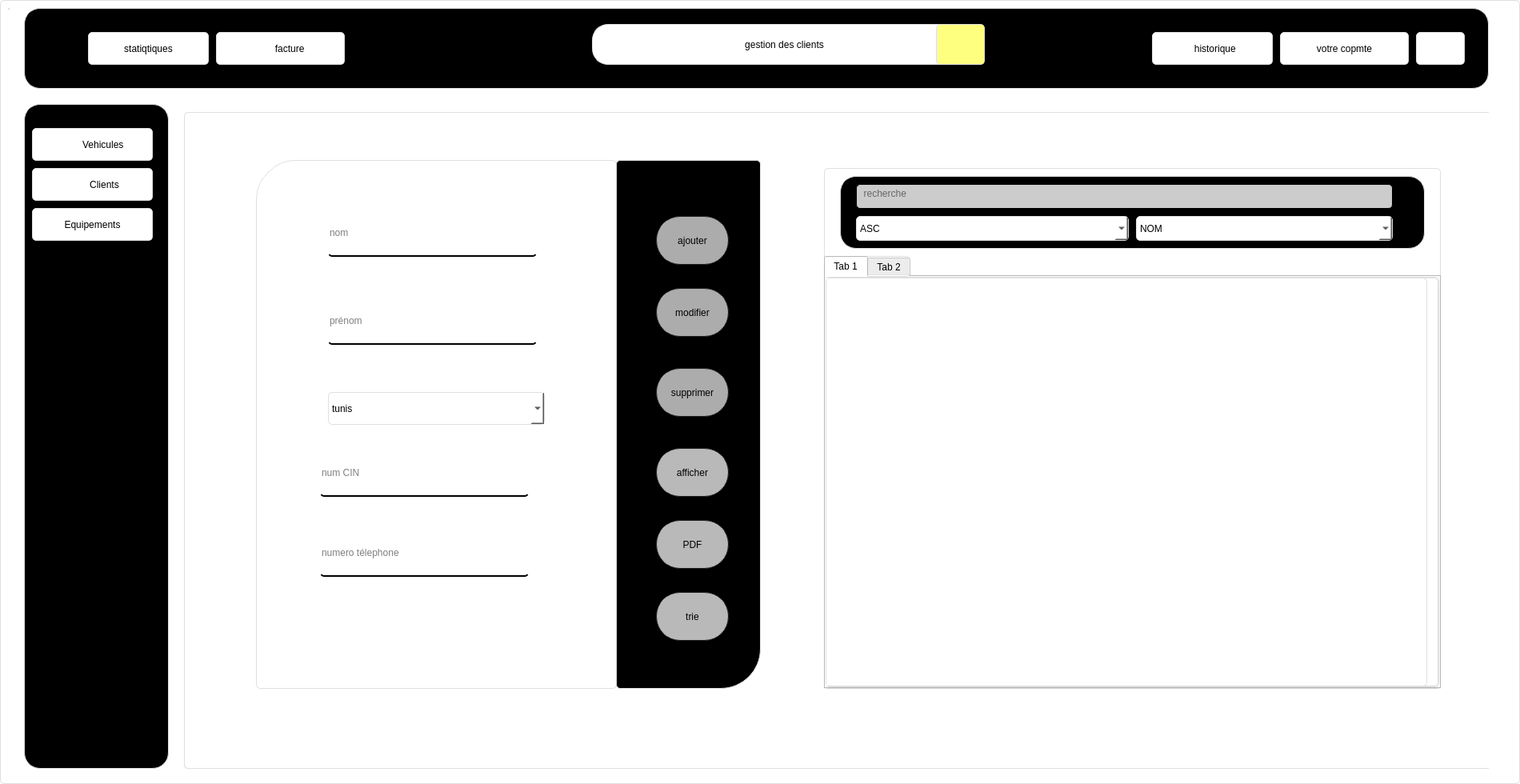
<?xml version="1.0" encoding="UTF-8"?>
<ui version="4.0">
 <class>client</class>
 <widget class="QDialog" name="client">
  <property name="geometry">
   <rect>
    <x>0</x>
    <y>0</y>
    <width>1900</width>
    <height>980</height>
   </rect>
  </property>
  <property name="windowTitle">
   <string>Dialog</string>
  </property>
  <property name="styleSheet">
   <string notr="true">
	
	
QWidget {	
	border:1px solid #dfdfdf;
	border-radius: 5px;
	background-color: #ffffff;
}

QPushButton{
	
	border-raduis:5px
}
QPushButton:pressed{
	
	
	background-color: rgb(185, 185, 185);
}
#side_menu{
	border-radius: 20px;
	/*background-color: #071e26;*/
	color: rgb(0, 0, 0);
}
#side_menu_2{
	border-radius: 20px;
	/*background-color: #071e26;*/
	background-color:rgb(0,0,0);
}

#top_widget{

	/*background-color: #071e26;*/
background-color:rgb(0,0,0);
}
#widget_2 #widget{
	border-radius: 20px;
	background-color: rgb(0,0,0);
}

#form{
	
	
	background-color: rgb(255,255,255);
border-top-left-radius: 50px;
}

#widget_2 QLineEdit{
font: 11pt &quot;MS Shell Dlg 2&quot;;
background-color:rgba(0,0,0,0);
border:none;
border-bottom:2px solid rgb(0,0,0);
padding-bottom:7px

}
#widget_2{
	
	/* background-color: QLinearGradient( x1: 0, y1: 0, x2: 0, y2: 1, stop: 0 #ffa02f, stop: 1 #d7801a);*/
	/*background-color: QLinearGradient( x1: 0, y1: 0, x2: 0, y2: 1, stop: 0 #4d4d4d, stop: 0.1 #646464, stop: 1 #5d5d5d);*/
    /*background: QLinearGradient( x1: 0, y1: 0, x2: 1, y2: 0, stop: 0 #ffa02f, stop: 1 #d7801a);*/
/*background-color: linear-gradient(135.9deg, rgb(109, 25, 252) 16.4%, rgb(125, 31, 165) 56.1%);
background: QLinearGradient( x1: 0, y1: 0, x2: 1, y2: 0, stop: 0 #6d19fc, stop: 1 #7d1fa5);*/
	background-color:QLinearGradient( x1: 0, y1: 0, x2: 0, y2: 1, stop: 0 #4aafdb, stop: 1 #090763);
}

#widget_2 #ajouter{
    color:rgb(0, 0, 0);
   
	background-color: rgb(172, 172, 172);
    border-width: 1px;
    border-color: #1e1e1e;
    border-style: solid;
    border-radius: 30px;
    padding: 3px;
    font-size: 12px;
    padding-left: 5px;
    padding-right: 5px;	
}

#widget_2 #modifier{
    color:rgb(0, 0, 0);
   
	background-color: rgb(172, 172, 172);
    border-width: 1px;
    border-color: #1e1e1e;
    border-style: solid;
    border-radius: 30px;
    padding: 3px;
    font-size: 12px;
    padding-left: 5px;
    padding-right: 5px;	
}

#widget_2 #supprimer{
    color:rgb(0, 0, 0);
   
	background-color: rgb(172, 172, 172);
    border-width: 1px;
    border-color: #1e1e1e;
    border-style: solid;
    border-radius: 30px;
    padding: 3px;
    font-size: 12px;
    padding-left: 5px;
    padding-right: 5px;	
}

#options{
/*background-color: #071e26;*/
background-color: rgb(0, 0, 0);
border-bottom-right-radius: 50px;

}
#widget_2 #recherche_2{
	
	background-color: rgb(204, 204, 204);
	border:1px solid rgb(0,0,0);
}
#widget_2 #recherche_3{
	
	background-color: rgb(204, 204, 204);
	border:1px solid rgb(0,0,0);
}
#widget_2 #recherche_4{
	
	background-color: rgb(204, 204, 204);
	border:1px solid rgb(0,0,0);
}


/*#widget_2 #ajouter{
 color: #b1b1b1;
    background-color:rgb(163, 163, 163)
    border-width: 1px;
    border-color: #1e1e1e;
    border-style: solid;
    border-radius: 30px;
    padding: 3px;
    font-size: 12px;
    padding-left: 5px;
    padding-right: 5px;
}


#modifier{
 color: #b1b1b1;
    background-color: #565656;
    border-width: 1px;
    border-color: #1e1e1e;
    border-style: solid;
    border-radius: 30px;
    padding: 3px;
    font-size: 12px;
    padding-left: 5px;
    padding-right: 5px;
}

#supprimer{
 color: #b1b1b1;
    background-color: QLinearGradient( x1: 0, y1: 0, x2: 0, y2: 1, stop: 0 #565656, stop: 0.1 #525252, stop: 0.5 #4e4e4e, stop: 0.9 #4a4a4a, stop: 1 #464646);
    border-width: 1px;
    border-color: #1e1e1e;
    border-style: solid;
    border-radius: 30px;
    padding: 3px;
    font-size: 12px;
    padding-left: 5px;
    padding-right: 5px;
}

#ajouter:pressed
{
    background-color: QLinearGradient( x1: 0, y1: 0, x2: 0, y2: 1, stop: 0 #2d2d2d, stop: 0.1 #2b2b2b, stop: 0.5 #292929, stop: 0.9 #282828, stop: 1 #252525);
}

#modifier:pressed
{
    background-color: QLinearGradient( x1: 0, y1: 0, x2: 0, y2: 1, stop: 0 #2d2d2d, stop: 0.1 #2b2b2b, stop: 0.5 #292929, stop: 0.9 #282828, stop: 1 #252525);
}

#supprimer:pressed
{
    background-color: QLinearGradient( x1: 0, y1: 0, x2: 0, y2: 1, stop: 0 #2d2d2d, stop: 0.1 #2b2b2b, stop: 0.5 #292929, stop: 0.9 #282828, stop: 1 #252525);
}*/
#pdf_3{
background-color: #071e26;
border:0px ;
}

#stat_2{
	
	background-color: #071e26;
border:0px ;
}

#widget QLineEdit{
background-color: rgb(204, 204, 204);
	border:1px solid rgb(0,0,0);
	
}</string>
  </property>
  <widget class="QWidget" name="widget_2" native="true">
   <property name="geometry">
    <rect>
     <x>230</x>
     <y>140</y>
     <width>1631</width>
     <height>821</height>
    </rect>
   </property>
   <widget class="QLabel" name="form">
    <property name="geometry">
     <rect>
      <x>90</x>
      <y>60</y>
      <width>451</width>
      <height>661</height>
     </rect>
    </property>
    <property name="styleSheet">
     <string notr="true"/>
    </property>
    <property name="text">
     <string/>
    </property>
   </widget>
   <widget class="QLineEdit" name="lineEdit_3">
    <property name="geometry">
     <rect>
      <x>180</x>
      <y>130</y>
      <width>261</width>
      <height>51</height>
     </rect>
    </property>
    <property name="text">
     <string/>
    </property>
    <property name="placeholderText">
     <string>nom </string>
    </property>
   </widget>
   <widget class="QLineEdit" name="lineEdit_6">
    <property name="geometry">
     <rect>
      <x>180</x>
      <y>240</y>
      <width>261</width>
      <height>51</height>
     </rect>
    </property>
    <property name="text">
     <string/>
    </property>
    <property name="placeholderText">
     <string>prénom</string>
    </property>
   </widget>
   <widget class="QLineEdit" name="lineEdit_8">
    <property name="geometry">
     <rect>
      <x>170</x>
      <y>430</y>
      <width>261</width>
      <height>51</height>
     </rect>
    </property>
    <property name="text">
     <string/>
    </property>
    <property name="placeholderText">
     <string>num CIN</string>
    </property>
   </widget>
   <widget class="QLabel" name="options">
    <property name="geometry">
     <rect>
      <x>540</x>
      <y>60</y>
      <width>181</width>
      <height>661</height>
     </rect>
    </property>
    <property name="text">
     <string/>
    </property>
   </widget>
   <widget class="QPushButton" name="supprimer">
    <property name="geometry">
     <rect>
      <x>590</x>
      <y>320</y>
      <width>91</width>
      <height>61</height>
     </rect>
    </property>
    <property name="text">
     <string>supprimer</string>
    </property>
   </widget>
   <widget class="QPushButton" name="modifier">
    <property name="geometry">
     <rect>
      <x>590</x>
      <y>220</y>
      <width>91</width>
      <height>61</height>
     </rect>
    </property>
    <property name="text">
     <string>modifier</string>
    </property>
   </widget>
   <widget class="QPushButton" name="ajouter">
    <property name="geometry">
     <rect>
      <x>590</x>
      <y>130</y>
      <width>91</width>
      <height>61</height>
     </rect>
    </property>
    <property name="text">
     <string>ajouter</string>
    </property>
    <property name="autoRepeatDelay">
     <number>300</number>
    </property>
   </widget>
   <widget class="QTableView" name="tableView">
    <property name="geometry">
     <rect>
      <x>800</x>
      <y>70</y>
      <width>771</width>
      <height>651</height>
     </rect>
    </property>
    <property name="styleSheet">
     <string notr="true">border-raduis:5px;</string>
    </property>
   </widget>
   <widget class="QWidget" name="widget" native="true">
    <property name="geometry">
     <rect>
      <x>820</x>
      <y>80</y>
      <width>731</width>
      <height>91</height>
     </rect>
    </property>
    <widget class="QLineEdit" name="recherche_2">
     <property name="geometry">
      <rect>
       <x>20</x>
       <y>10</y>
       <width>671</width>
       <height>31</height>
      </rect>
     </property>
     <property name="placeholderText">
      <string>  recherche</string>
     </property>
    </widget>
    <widget class="QComboBox" name="comboBox_5">
     <property name="geometry">
      <rect>
       <x>20</x>
       <y>50</y>
       <width>341</width>
       <height>31</height>
      </rect>
     </property>
     <item>
      <property name="text">
       <string>ASC</string>
      </property>
     </item>
     <item>
      <property name="text">
       <string>DESC</string>
      </property>
     </item>
    </widget>
    <widget class="QComboBox" name="comboBox_4">
     <property name="geometry">
      <rect>
       <x>370</x>
       <y>50</y>
       <width>321</width>
       <height>31</height>
      </rect>
     </property>
     <item>
      <property name="text">
       <string>NOM</string>
      </property>
     </item>
     <item>
      <property name="text">
       <string>PRENOM</string>
      </property>
     </item>
     <item>
      <property name="text">
       <string>CIN</string>
      </property>
     </item>
    </widget>
   </widget>
   <widget class="QLineEdit" name="lineEdit_7">
    <property name="geometry">
     <rect>
      <x>170</x>
      <y>530</y>
      <width>261</width>
      <height>51</height>
     </rect>
    </property>
    <property name="text">
     <string/>
    </property>
    <property name="placeholderText">
     <string>numero télephone</string>
    </property>
   </widget>
   <widget class="QTabWidget" name="tabWidget">
    <property name="geometry">
     <rect>
      <x>800</x>
      <y>180</y>
      <width>771</width>
      <height>541</height>
     </rect>
    </property>
    <property name="currentIndex">
     <number>0</number>
    </property>
    <widget class="QWidget" name="tab">
     <attribute name="title">
      <string>Tab 1</string>
     </attribute>
     <widget class="QTableView" name="tab_client">
      <property name="geometry">
       <rect>
        <x>-10</x>
        <y>0</y>
        <width>761</width>
        <height>511</height>
       </rect>
      </property>
     </widget>
    </widget>
    <widget class="QWidget" name="tab_2">
     <attribute name="title">
      <string>Tab 2</string>
     </attribute>
     <widget class="QLineEdit" name="id_sup">
      <property name="geometry">
       <rect>
        <x>160</x>
        <y>60</y>
        <width>113</width>
        <height>22</height>
       </rect>
      </property>
     </widget>
     <widget class="QLabel" name="label_2">
      <property name="geometry">
       <rect>
        <x>30</x>
        <y>55</y>
        <width>101</width>
        <height>21</height>
       </rect>
      </property>
      <property name="text">
       <string>saisir cin</string>
      </property>
     </widget>
     <widget class="QLabel" name="label_3">
      <property name="geometry">
       <rect>
        <x>30</x>
        <y>105</y>
        <width>101</width>
        <height>21</height>
       </rect>
      </property>
      <property name="text">
       <string>PDF</string>
      </property>
     </widget>
     <widget class="QLineEdit" name="lineEdit_33">
      <property name="geometry">
       <rect>
        <x>160</x>
        <y>110</y>
        <width>113</width>
        <height>22</height>
       </rect>
      </property>
     </widget>
    </widget>
   </widget>
   <widget class="QPushButton" name="supprimer_2">
    <property name="geometry">
     <rect>
      <x>590</x>
      <y>420</y>
      <width>91</width>
      <height>61</height>
     </rect>
    </property>
    <property name="styleSheet">
     <string notr="true">color: rgb(0,0,0);
    background-color: rgb(185, 185, 185);
    border-width: 1px;
    border-color: #1e1e1e;
    border-style: solid;
    border-radius: 30px;
    padding: 3px;
    font-size: 12px;
    padding-left: 5px;
    padding-right: 5px;</string>
    </property>
    <property name="text">
     <string>afficher</string>
    </property>
   </widget>
   <widget class="QPushButton" name="imp">
    <property name="geometry">
     <rect>
      <x>590</x>
      <y>510</y>
      <width>91</width>
      <height>61</height>
     </rect>
    </property>
    <property name="styleSheet">
     <string notr="true">color: rgb(0,0,0);
    background-color: rgb(185, 185, 185);
    border-width: 1px;
    border-color: #1e1e1e;
    border-style: solid;
    border-radius: 30px;
    padding: 3px;
    font-size: 12px;
    padding-left: 5px;
    padding-right: 5px;</string>
    </property>
    <property name="text">
     <string>PDF</string>
    </property>
   </widget>
   <widget class="QPushButton" name="imp_2">
    <property name="geometry">
     <rect>
      <x>590</x>
      <y>600</y>
      <width>91</width>
      <height>61</height>
     </rect>
    </property>
    <property name="styleSheet">
     <string notr="true">color: rgb(0,0,0);
    background-color: rgb(185, 185, 185);
    border-width: 1px;
    border-color: #1e1e1e;
    border-style: solid;
    border-radius: 30px;
    padding: 3px;
    font-size: 12px;
    padding-left: 5px;
    padding-right: 5px;</string>
    </property>
    <property name="text">
     <string>trie</string>
    </property>
   </widget>
   <widget class="QComboBox" name="lineEdit_5">
    <property name="geometry">
     <rect>
      <x>180</x>
      <y>350</y>
      <width>271</width>
      <height>41</height>
     </rect>
    </property>
    <item>
     <property name="text">
      <string>tunis</string>
     </property>
    </item>
    <item>
     <property name="text">
      <string>Autre</string>
     </property>
    </item>
    <item>
     <property name="text">
      <string>Ben arouse</string>
     </property>
    </item>
    <item>
     <property name="text">
      <string>Manouba</string>
     </property>
    </item>
    <item>
     <property name="text">
      <string>Ariana</string>
     </property>
    </item>
   </widget>
   <widget class="QLabel" name="label">
    <property name="geometry">
     <rect>
      <x>0</x>
      <y>0</y>
      <width>1671</width>
      <height>821</height>
     </rect>
    </property>
    <property name="text">
     <string/>
    </property>
    <property name="pixmap">
     <pixmap resource="style.qrc">:/new/prefix1/icons/blue2.png</pixmap>
    </property>
   </widget>
   <zorder>label</zorder>
   <zorder>form</zorder>
   <zorder>lineEdit_3</zorder>
   <zorder>lineEdit_6</zorder>
   <zorder>lineEdit_8</zorder>
   <zorder>options</zorder>
   <zorder>supprimer</zorder>
   <zorder>modifier</zorder>
   <zorder>ajouter</zorder>
   <zorder>tableView</zorder>
   <zorder>widget</zorder>
   <zorder>lineEdit_7</zorder>
   <zorder>tabWidget</zorder>
   <zorder>supprimer_2</zorder>
   <zorder>imp</zorder>
   <zorder>imp_2</zorder>
   <zorder>lineEdit_5</zorder>
  </widget>
  <widget class="QWidget" name="layoutWidget">
   <property name="geometry">
    <rect>
     <x>10</x>
     <y>10</y>
     <width>2</width>
     <height>2</height>
    </rect>
   </property>
   <layout class="QGridLayout" name="gridLayout_2">
    <property name="spacing">
     <number>0</number>
    </property>
   </layout>
  </widget>
  <widget class="QWidget" name="side_menu_2" native="true">
   <property name="geometry">
    <rect>
     <x>30</x>
     <y>130</y>
     <width>181</width>
     <height>831</height>
    </rect>
   </property>
   <widget class="QPushButton" name="pushButton_16">
    <property name="geometry">
     <rect>
      <x>10</x>
      <y>130</y>
      <width>151</width>
      <height>41</height>
     </rect>
    </property>
    <property name="text">
     <string>Equipements</string>
    </property>
    <property name="icon">
     <iconset resource="style.qrc">
      <normaloff>:/new/prefix1/icons/equi.png</normaloff>:/new/prefix1/icons/equi.png</iconset>
    </property>
    <property name="iconSize">
     <size>
      <width>50</width>
      <height>50</height>
     </size>
    </property>
    <property name="checkable">
     <bool>true</bool>
    </property>
    <property name="autoExclusive">
     <bool>true</bool>
    </property>
   </widget>
   <widget class="QPushButton" name="pushButton_18">
    <property name="geometry">
     <rect>
      <x>10</x>
      <y>80</y>
      <width>151</width>
      <height>41</height>
     </rect>
    </property>
    <property name="text">
     <string>         Clients</string>
    </property>
    <property name="icon">
     <iconset resource="style.qrc">
      <normaloff>:/new/prefix1/icons/cli.png</normaloff>:/new/prefix1/icons/cli.png</iconset>
    </property>
    <property name="iconSize">
     <size>
      <width>50</width>
      <height>50</height>
     </size>
    </property>
   </widget>
   <widget class="QPushButton" name="pushButton_21">
    <property name="geometry">
     <rect>
      <x>10</x>
      <y>30</y>
      <width>151</width>
      <height>41</height>
     </rect>
    </property>
    <property name="text">
     <string>        Vehicules</string>
    </property>
    <property name="icon">
     <iconset resource="style.qrc">
      <normaloff>:/new/prefix1/icons/vehi.png</normaloff>:/new/prefix1/icons/vehi.png</iconset>
    </property>
    <property name="iconSize">
     <size>
      <width>45</width>
      <height>45</height>
     </size>
    </property>
    <property name="checkable">
     <bool>true</bool>
    </property>
    <property name="autoExclusive">
     <bool>true</bool>
    </property>
   </widget>
  </widget>
  <widget class="QWidget" name="top_widget" native="true">
   <property name="geometry">
    <rect>
     <x>30</x>
     <y>10</y>
     <width>1831</width>
     <height>101</height>
    </rect>
   </property>
   <property name="styleSheet">
    <string notr="true">#top_widget
{
border-radius:20px;
}

QPushButton 
{
border-radius: 5px
}


</string>
   </property>
   <widget class="QPushButton" name="pushButton_5">
    <property name="geometry">
     <rect>
      <x>1740</x>
      <y>30</y>
      <width>61</width>
      <height>41</height>
     </rect>
    </property>
    <property name="text">
     <string/>
    </property>
    <property name="icon">
     <iconset resource="style.qrc">
      <normaloff>:/new/prefix1/icons/cli.png</normaloff>:/new/prefix1/icons/cli.png</iconset>
    </property>
    <property name="iconSize">
     <size>
      <width>50</width>
      <height>50</height>
     </size>
    </property>
   </widget>
   <widget class="QPushButton" name="profil">
    <property name="geometry">
     <rect>
      <x>1570</x>
      <y>30</y>
      <width>161</width>
      <height>41</height>
     </rect>
    </property>
    <property name="styleSheet">
     <string notr="true">font: italic 14pt &quot;Monotype Corsiva&quot;;</string>
    </property>
    <property name="text">
     <string>votre copmte</string>
    </property>
    <property name="icon">
     <iconset resource="style.qrc">
      <normaloff>:/new/prefix1/icons/emp.png</normaloff>:/new/prefix1/icons/emp.png</iconset>
    </property>
    <property name="iconSize">
     <size>
      <width>45</width>
      <height>45</height>
     </size>
    </property>
    <property name="checkable">
     <bool>true</bool>
    </property>
    <property name="autoExclusive">
     <bool>true</bool>
    </property>
   </widget>
   <widget class="QPushButton" name="facture">
    <property name="geometry">
     <rect>
      <x>240</x>
      <y>30</y>
      <width>161</width>
      <height>41</height>
     </rect>
    </property>
    <property name="styleSheet">
     <string notr="true">font: italic 14pt &quot;Monotype Corsiva&quot;;</string>
    </property>
    <property name="text">
     <string>       facture</string>
    </property>
    <property name="icon">
     <iconset resource="style.qrc">
      <normaloff>:/new/prefix1/icons/facturee.png</normaloff>:/new/prefix1/icons/facturee.png</iconset>
    </property>
    <property name="iconSize">
     <size>
      <width>50</width>
      <height>35</height>
     </size>
    </property>
   </widget>
   <widget class="QPushButton" name="facture_2">
    <property name="geometry">
     <rect>
      <x>1410</x>
      <y>30</y>
      <width>151</width>
      <height>41</height>
     </rect>
    </property>
    <property name="styleSheet">
     <string notr="true">font: italic 14pt &quot;Monotype Corsiva&quot;;</string>
    </property>
    <property name="text">
     <string>  historique</string>
    </property>
    <property name="icon">
     <iconset resource="style.qrc">
      <normaloff>:/new/prefix1/icons/his.png</normaloff>:/new/prefix1/icons/his.png</iconset>
    </property>
    <property name="iconSize">
     <size>
      <width>50</width>
      <height>40</height>
     </size>
    </property>
   </widget>
   <widget class="QPushButton" name="facture_3">
    <property name="geometry">
     <rect>
      <x>80</x>
      <y>30</y>
      <width>151</width>
      <height>41</height>
     </rect>
    </property>
    <property name="styleSheet">
     <string notr="true">font: italic 14pt &quot;Monotype Corsiva&quot;;</string>
    </property>
    <property name="text">
     <string>statiqtiques</string>
    </property>
    <property name="icon">
     <iconset resource="style.qrc">
      <normaloff>:/new/prefix1/icons/stat.png</normaloff>:/new/prefix1/icons/stat.png</iconset>
    </property>
    <property name="iconSize">
     <size>
      <width>50</width>
      <height>40</height>
     </size>
    </property>
   </widget>
   <widget class="QPushButton" name="pushButton">
    <property name="geometry">
     <rect>
      <x>710</x>
      <y>20</y>
      <width>481</width>
      <height>51</height>
     </rect>
    </property>
    <property name="styleSheet">
     <string notr="true">background-color: rgb(255, 255, 255);
font: 16pt &quot;MV Boli&quot;;
border-radius:20px;</string>
    </property>
    <property name="text">
     <string>gestion des clients</string>
    </property>
   </widget>
   <widget class="QPushButton" name="pushButton_2">
    <property name="geometry">
     <rect>
      <x>1140</x>
      <y>20</y>
      <width>61</width>
      <height>51</height>
     </rect>
    </property>
    <property name="styleSheet">
     <string notr="true">background-color: rgb(255, 255, 127);</string>
    </property>
    <property name="text">
     <string/>
    </property>
    <property name="icon">
     <iconset resource="style.qrc">
      <normaloff>:/new/prefix1/icons/cli.png</normaloff>:/new/prefix1/icons/cli.png</iconset>
    </property>
    <property name="iconSize">
     <size>
      <width>50</width>
      <height>50</height>
     </size>
    </property>
   </widget>
  </widget>
 </widget>
 <resources>
  <include location="style.qrc"/>
 </resources>
 <connections/>
</ui>
